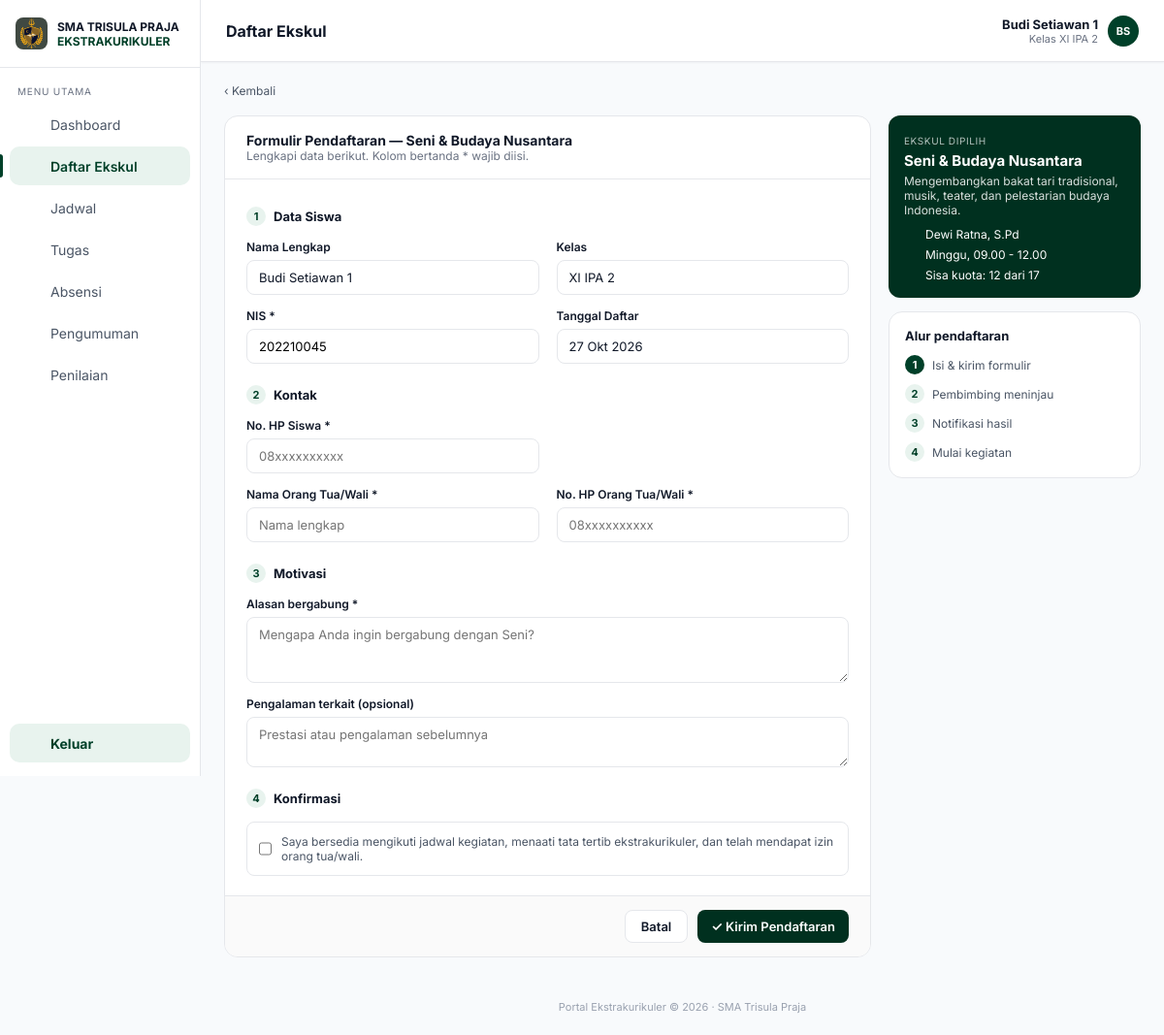
/portal-trisula/daftar_ekskul_form.php?id=5 (signed in), run on the app's committed database.
### tables this page shows
CREATE TABLE `users` (
  `id` int UNSIGNED NOT NULL,
  `username` varchar(50) NOT NULL,
  `password` varchar(255) NOT NULL,
  `nama` varchar(100) NOT NULL,
  `role` enum('siswa','pembimbing') NOT NULL DEFAULT 'siswa',
  `nis` varchar(20) DEFAULT NULL,
  `angkatan` year DEFAULT NULL,
  `kelas` varchar(30) DEFAULT NULL,
  `created_at` timestamp NULL DEFAULT CURRENT_TIMESTAMP
);

CREATE TABLE `ekskul` (
  `id` int UNSIGNED NOT NULL,
  `nama` varchar(100) NOT NULL,
  `deskripsi` varchar(255) NOT NULL,
  `pembimbing` varchar(100) NOT NULL,
  `pembimbing_id` int UNSIGNED DEFAULT NULL,
  `hari` enum('Senin','Selasa','Rabu','Kamis','Jumat','Sabtu','Minggu') NOT NULL,
  `jam_mulai` time NOT NULL,
  `jam_selesai` time NOT NULL,
  `kuota` smallint UNSIGNED NOT NULL
);

### portal-trisula/includes/auth.php (called while the page is built, shortened)
<?php
function e(?string $v): string
{
    return htmlspecialchars($v ?? '', ENT_QUOTES, 'UTF-8');
}
function is_logged_in(): bool
{
    return isset($_SESSION['user']);
}
function require_role(string $role): array
{
    return $_SESSION['user'];
}

### portal-trisula/includes/ekskul.php (called while the page is built, shortened)
<?php
function load_user(PDO $pdo, int $id): array
{
    $st = $pdo->prepare('SELECT id, nama, nis, angkatan, kelas FROM users WHERE id = ?');
    $st->execute([$id]);
    return $st->fetch() ?: ['id' => $id, 'nama' => '', 'nis' => '', 'angkatan' => '', 'kelas' => ''];
}
function jam_fmt(string $time): string
{
    return str_replace(':', '.', substr($time, 0, 5));
}
function jadwal_label(array $e): string
{
    return $e['hari'] . ', ' . jam_fmt($e['jam_mulai']) . ' - ' . jam_fmt($e['jam_selesai']);
}
function tanggal_id(string $date): string
{
    $bulan = ['', 'Jan', 'Feb', 'Mar', 'Apr', 'Mei', 'Jun', 'Jul', 'Agu', 'Sep', 'Okt', 'Nov', 'Des'];
    $t = strtotime($date);
    return date('j', $t) . ' ' . $bulan[(int) date('n', $t)] . ' ' . date('Y', $t);
}
function find_ekskul(PDO $pdo, int $id): ?array
{
    $st = $pdo->prepare("SELECT e.*, (SELECT COUNT(*) FROM pendaftaran p WHERE p.ekskul_id = e.id AND p.status = 'disetujui') AS terisi
                         FROM ekskul e WHERE e.id = ?");
    $st->execute([$id]);
    $row = $st->fetch();
    return $row ?: null;
}

### portal-trisula/daftar_ekskul_form.php (the view, shortened to what this page needs)
<?php
require __DIR__ . '/config/database.php';
require __DIR__ . '/includes/auth.php';
require __DIR__ . '/includes/siswa_layout.php';
require __DIR__ . '/includes/ekskul.php';
$session = require_role('siswa');
$pdo     = db();
$user    = load_user($pdo, (int) $session['id']);
$id     = (int) ($_GET['id'] ?? $_POST['id'] ?? 0);
$ekskul = find_ekskul($pdo, $id);
$penuh  = $ekskul['terisi'] >= $ekskul['kuota'];
$errors = [];
$old    = ['nis' => $user['nis'], 'hp_siswa' => '', 'nama_ortu' => '', 'hp_ortu' => '', 'alasan' => '', 'pengalaman' => ''];
function err(array $errors, string $key): string
{
    return isset($errors[$key]) ? '<small class="err">' . e($errors[$key]) . '</small>' : '';
}
siswa_header('Daftar Ekskul', 'ekskul', $user);
?>
<a href="daftar_ekskul.php" class="back">‹ Kembali</a>
<div class="form-layout">
    <form method="post" class="panel form-card" novalidate>
        <header class="form-head">
            <h3>Formulir Pendaftaran — <?= e($ekskul['nama']) ?></h3>
            <p>Lengkapi data berikut. Kolom bertanda * wajib diisi.</p>
        </header>
        <div class="form-body">
            <h4 class="sec"><i>1</i> Data Siswa</h4>
            <div class="grid-2">
                <div class="fld"><label>Nama Lengkap</label><input type="text" value="<?= e($user['nama']) ?>" readonly></div>
                <div class="fld"><label>Kelas</label><input type="text" value="<?= e(trim(str_replace('Kelas ', '', (string) $user['kelas']))) ?>" readonly></div>
                <div class="fld"><label for="nis">NIS *</label><input id="nis" name="nis" type="text" placeholder="Contoh: 2023104" value="<?= e($old['nis']) ?>"><?= err($errors, 'nis') ?></div>
                <div class="fld"><label>Tanggal Daftar</label><input type="text" value="<?= e(tanggal_id(date('Y-m-d'))) ?>" readonly></div>
            </div>
            <h4 class="sec"><i>2</i> Kontak</h4>
            <div class="grid-2">
                <div class="fld"><label for="hp_siswa">No. HP Siswa *</label><input id="hp_siswa" name="hp_siswa" type="tel" placeholder="08xxxxxxxxxx" value="<?= e($old['hp_siswa']) ?>"><?= err($errors, 'hp_siswa') ?></div>
                <span></span>
                <div class="fld"><label for="nama_ortu">Nama Orang Tua/Wali *</label><input id="nama_ortu" name="nama_ortu" type="text" placeholder="Nama lengkap" value="<?= e($old['nama_ortu']) ?>"><?= err($errors, 'nama_ortu') ?></div>
                <div class="fld"><label for="hp_ortu">No. HP Orang Tua/Wali *</label><input id="hp_ortu" name="hp_ortu" type="tel" placeholder="08xxxxxxxxxx" value="<?= e($old['hp_ortu']) ?>"><?= err($errors, 'hp_ortu') ?></div>
            </div>
            <h4 class="sec"><i>3</i> Motivasi</h4>
            <div class="fld"><label for="alasan">Alasan bergabung *</label>
                <textarea id="alasan" name="alasan" rows="3" placeholder="Mengapa Anda ingin bergabung dengan <?= e(explode(' ', $ekskul['nama'])[0]) ?>?"><?= e($old['alasan']) ?></textarea><?= err($errors, 'alasan') ?></div>
            <div class="fld"><label for="pengalaman">Pengalaman terkait (opsional)</label>
                <textarea id="pengalaman" name="pengalaman" rows="2" placeholder="Prestasi atau pengalaman sebelumnya"><?= e($old['pengalaman']) ?></textarea></div>
            <h4 class="sec"><i>4</i> Konfirmasi</h4>
            <label class="agree">
                <input type="checkbox" name="setuju" value="1" <?= !empty($_POST['setuju']) ? 'checked' : '' ?>>
                <span>Saya bersedia mengikuti jadwal kegiatan, menaati tata tertib ekstrakurikuler, dan telah mendapat izin orang tua/wali.</span>
            </label>
        </div>
        <footer class="form-foot">
            <a href="daftar_ekskul.php" class="btn-light">Batal</a>
            <button type="submit" class="btn-primary" <?= $penuh ? 'disabled' : '' ?>>✓ Kirim Pendaftaran</button>
        </footer>
    </form>
    <aside class="side">
        <div class="side-hero">
            <small>EKSKUL DIPILIH</small>
            <h3><?= e($ekskul['nama']) ?></h3>
            <p><?= e($ekskul['deskripsi']) ?></p>
            <ul>
                <li><?= icon('absensi') ?> <?= e($ekskul['pembimbing']) ?></li>
                <li><?= icon('jadwal') ?> <?= e(jadwal_label($ekskul)) ?></li>
                <li><?= icon('ekskul') ?> Sisa kuota: <?= max(0, (int) $ekskul['kuota'] - (int) $ekskul['terisi']) ?> dari <?= (int) $ekskul['kuota'] ?></li>
            </ul>
        </div>
        <div class="panel side-card">
            <h4>Alur pendaftaran</h4>
            <ol class="steps">
                <li class="on"><i>1</i> Isi &amp; kirim formulir</li>
                <li><i>2</i> Pembimbing meninjau</li>
                <li><i>3</i> Notifikasi hasil</li>
                <li><i>4</i> Mulai kegiatan</li>
            </ol>
        </div>
    </aside>
</div>
<?php siswa_footer();

### portal-trisula/includes/siswa_layout.php (shortened to what this page needs)
<?php
function icon(string $name): string
{
    $p = [
        'dashboard'  => '<rect x="3" y="3" width="7" height="7" rx="1"/><rect x="14" y="3" width="7" height="7" rx="1"/><rect x="3" y="14" width="7" height="7" rx="1"/><rect x="14" y="14" width="7" height="7" rx="1"/>',
        'ekskul'     => '<path d="M8 6h13M8 12h13M8 18h13"/><circle cx="4" cy="6" r="1"/><circle cx="4" cy="12" r="1"/><circle cx="4" cy="18" r="1"/>',
        'jadwal'     => '<rect x="3" y="5" width="18" height="16" rx="2"/><path d="M3 10h18M8 3v4M16 3v4"/>',
        'tugas'      => '<rect x="5" y="4" width="14" height="17" rx="2"/><path d="M9 4h6v3H9zM9 12h6M9 16h6"/>',
        'absensi'    => '<circle cx="12" cy="8" r="4"/><path d="M4 21a8 8 0 0 1 16 0"/>',
        'pengumuman' => '<rect x="3" y="7" width="18" height="12" rx="2"/><path d="M9 7V5h6v2"/>',
        'penilaian'  => '<path d="M6 20V10M12 20V4M18 20v-7"/>',
        'keluar'     => '<path d="M9 21H5a2 2 0 0 1-2-2V5a2 2 0 0 1 2-2h4M16 17l5-5-5-5M21 12H9"/>',
    ];
    return '<svg viewBox="0 0 24 24" width="20" height="20" fill="none" stroke="currentColor" stroke-width="1.8" stroke-linecap="round" stroke-linejoin="round" aria-hidden="true">' . ($p[$name] ?? '') . '</svg>';
}
function initials(string $nama): string
{
    $nama  = trim(explode(',', $nama)[0]);
    $parts = preg_split('/\s+/', $nama) ?: [];
    $out   = '';
    foreach (array_slice($parts, 0, 2) as $w) {
        $out .= mb_strtoupper(mb_substr($w, 0, 1));
    }
    return $out;
}
function siswa_header(string $title, string $active, array $user): void
{
    $menu = [
        'dashboard'  => ['Dashboard',    'dashboard_siswa.php'],
        'ekskul'     => ['Daftar Ekskul', 'daftar_ekskul.php'],
        'jadwal'     => ['Jadwal',       'jadwal.php'],
        'tugas'      => ['Tugas',        'tugas.php'],
        'absensi'    => ['Absensi',      'absensi.php'],
        'pengumuman' => ['Pengumuman',   'pengumuman.php'],
        'penilaian'  => ['Penilaian',    'penilaian.php'],
    ];
    ?>
<!DOCTYPE html>
<html lang="id">
<head>
    <link rel="stylesheet" href="assets/css/dashboard.css">
</head>
<body class="app">
<aside class="sidebar">
    <div class="brand">
        <img src="assets/img/logo.png" alt="" onerror="this.style.visibility='hidden'">
        <div><b>SMA TRISULA PRAJA</b><span>EKSTRAKURIKULER</span></div>
    </div>
    <p class="menu-label">MENU UTAMA</p>
    <nav>
        <?php foreach ($menu as $key => [$label, $href]): ?>
            <a href="<?= e($href) ?>" class="<?= $key === $active ? 'active' : '' ?>">
                <?= icon($key) ?> <span><?= e($label) ?></span>
            </a>
        <?php endforeach; ?>
    </nav>
    <a href="logout.php" class="logout"><?= icon('keluar') ?> <span>Keluar</span></a>
</aside>
<div class="content">
    <header class="top">
        <h1><?= e($title) ?></h1>
        <a href="profil.php" class="who" style="text-decoration:none;color:inherit">
            <span class="avatar" style="background:#004029"><?= e(initials($user['nama'])) ?></span>
            <div><b><?= e($user['nama']) ?></b><small><?= e($user['kelas'] ?? '') ?></small></div>
        </a>
    </header>
    <main class="page">
<?php
}
function siswa_footer(): void
{
    ?>
    </main>
    <footer class="foot">Portal Ekstrakurikuler © <?= date('Y') ?> · SMA Trisula Praja</footer>
</div>
</body>
</html>
<?php
}

### data on the page
users: nama "BS", nama "Budi Setiawan 1", kelas "Kelas XI IPA 2", kelas "XI IPA 2", nis "202210045"
ekskul: nama "Seni & Budaya Nusantara", alasan "Mengapa Anda ingin bergabung dengan Seni?", deskripsi "Mengembangkan bakat tari tradisional, musik, teater, dan pelestarian budaya Indonesia.", pembimbing "Dewi Ratna, S.Pd", jadwal_label($ekskul) "Minggu, 09.00 - 12.00", kuota "17"

### other printed values
$label "Dashboard"
$label "Daftar Ekskul"
$label "Jadwal"
$label "Tugas"
$label "Absensi"
$label "Pengumuman"
$label "Penilaian"
$title "Daftar Ekskul"
max(0, (int) $ekskul['kuota'] - (int) $ekskul['terisi']) "12"
